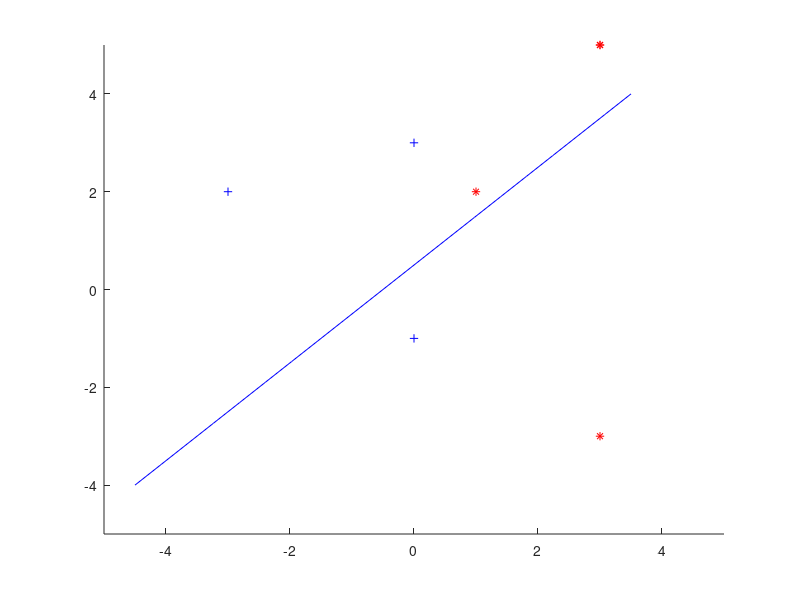
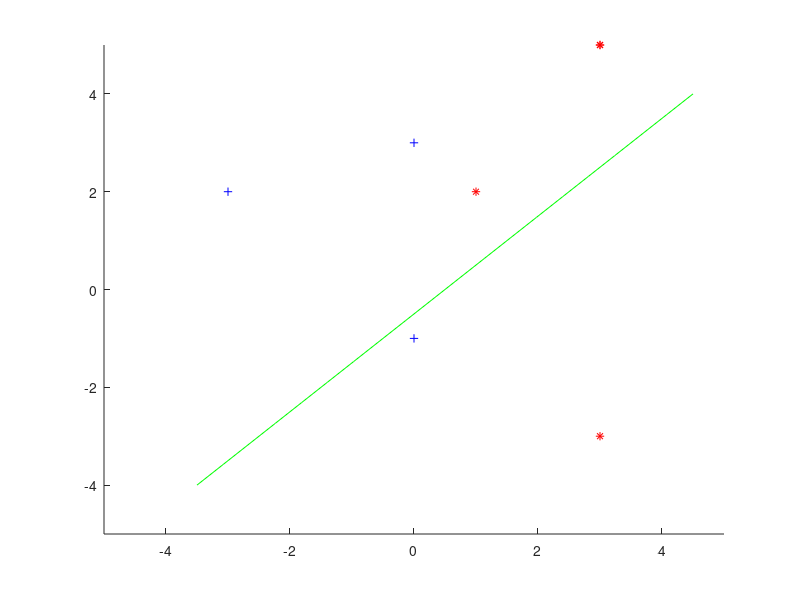
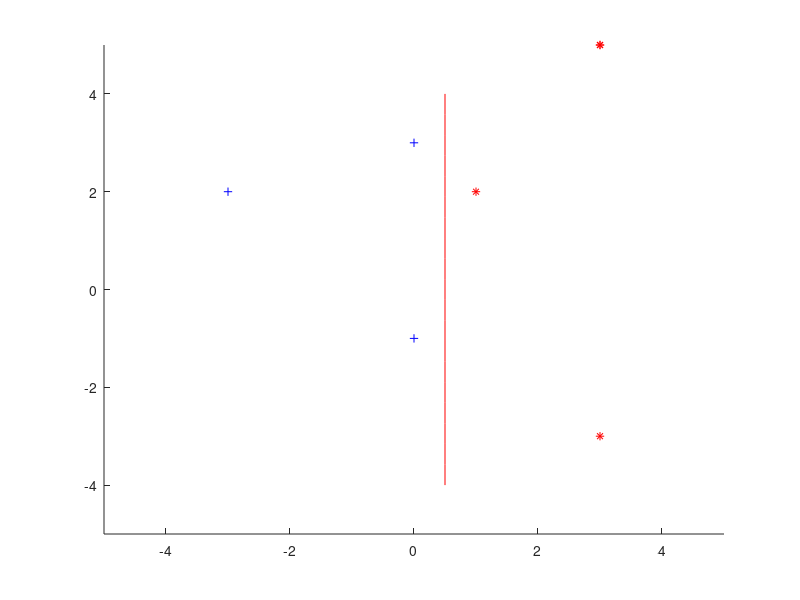
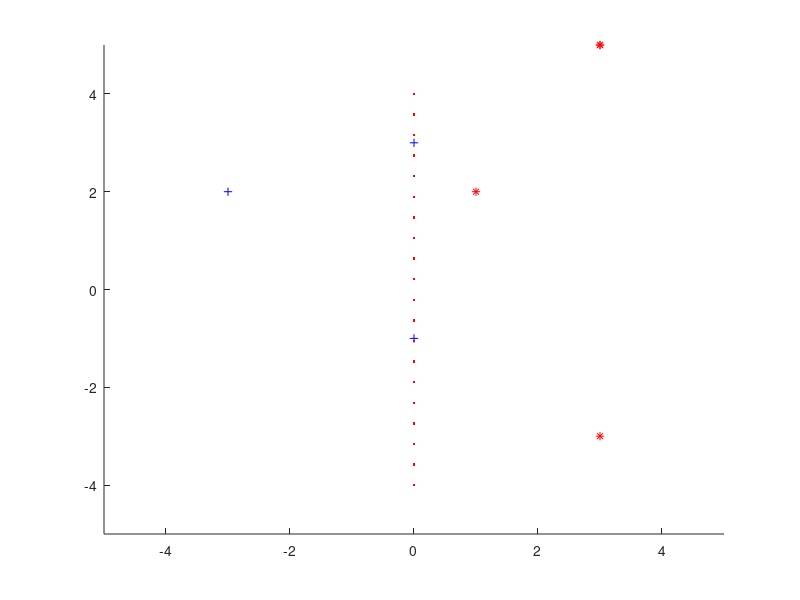

Source code (MATLAB) for these figures, in order:
function q12
	close all; clear;
%	figure; hold on;
%	axis ([-2, 2, -2, 2]);

	n = 1;
	W(1,:) = [-0.5, -1, 1];
	W(2,:) = [-0.5, 1, -1];
	W(3,:) = [-0.5, 1, 0];
	W(4,:) = [-0.5, 0, 1];
	
	color = ["b", "g", "r", "r"];

	X = [1, 0; 0, 1; 0, -1; -1, 0; 0, 2; 0, -2; -2, 0];
	Y = [-1; -1; -1; 1; 1; 1; 1];
	Z = transform (X);
	
%	plotData (X, Y);
	
	for i = 1 : size(W, 1)
		figure; hold on;
		axis ([-5, 5, -5, 5]);
		plotData (Z, Y);
		dispThreashold (W(i,:), color(i));
	end;
end;

function [Z] = transform (X)
	Z = [X(:,2).^2 - 2*X(:,1) - 1, X(:,1).^2 - 2*X(:,2) + 1]
end;

function plotData (X, Y)
	pos = find (Y > 0);
	neg = find (Y < 0);
	plot(X(pos, 1), X(pos, 2), "r*", 'MarkerSize', 6);
	plot(X(neg, 1), X(neg, 2), "b+", 'MarkerSize', 6);
end;

function [z2, z3] = targetLine (w)
	m = 20;
	z3 = linspace (-4, 4, m);
	if (w(2) != 0)
		z2 = - (w(1) + w(3)*z3) / w(2);
	else
		z2 = 0;
	end;
end;

function dispThreashold (w, color)
	[x1, x2] = targetLine (w);
	plot ([x1], [x2], color);
end;
